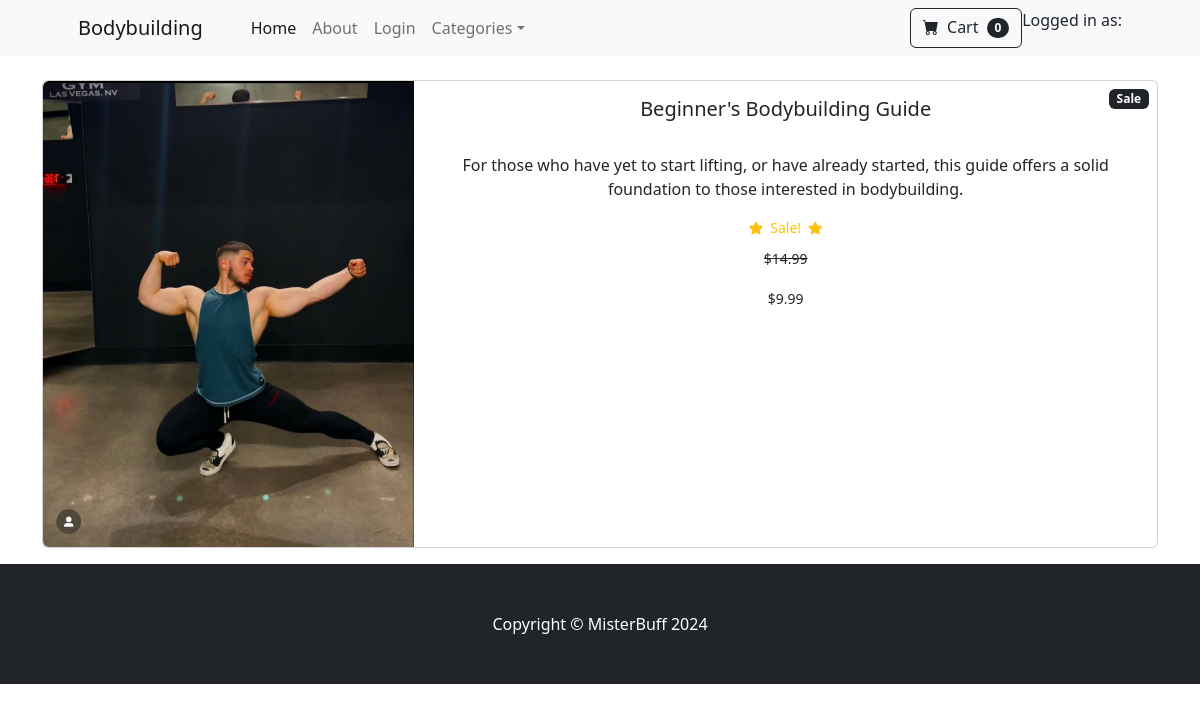
Page /product/1 on the committed database.
### store/models.py (models this page shows, shortened)
class Product(models.Model):
    name = models.CharField(max_length=100)
    price = models.DecimalField(default=0, decimal_places=2, max_digits=6)
    category = models.ForeignKey(
        Category, on_delete=models.CASCADE, default=1
    )  # Foreign Key references this category value to the class Category
    description = models.CharField(max_length=250, default="", blank=True, null=True)
    image = models.ImageField(upload_to="uploads/product/")
    is_sale = models.BooleanField(default=False)
    sale_price = models.DecimalField(default=0, decimal_places=2, max_digits=6)

### store/views.py (the view)
def product(request, pk):
    product = Product.objects.get(id=pk)
    return render(request, "product.html", {"product": product})

### cart/context_processors.py (called while the page is built)
def cart(request):
    return {"cart": Cart(request)}

### store/templates/product.html
{% extends 'base.html' %}
{% block content %}
    <div class="container">
        <br/>
        <div class="card mb-3">
            <div class="row g-0">
                <div class="col-md-4">
                    <img src="{{ product.image.url }}" class="img-fluid rounded-start" alt="...">
                </div>
                <div class="col-md-8">
                    <div class="card-body">
                        <center>
                            {% if product.is_sale %}
                                <div class="badge bg-dark text-white position-absolute" style="top: 0.5rem; right: 0.5rem">
                                    Sale
                                </div>
                                <h5 class="card-title">{{ product.name }}</h5>
                                <br/>
                                <p class="card-text">{{ product.description }}</p>
                                <div class="d-flex justify-content-center small text-warning mb-2">
                                    <div class="bi-star-fill"></div>
                                    &nbsp;&nbsp;Sale!&nbsp;&nbsp;
                                    <div class="bi-star-fill"></div>
                                </div>
                                <p class="card-text"><small class="text-body-secondary"><s>${{ product.price }}</s></small></p>
                                <p class="card-text"><small class="text-body-secondary">${{ product.sale_price }}</small></p>
                            {% else %}
                                <h5 class="card-title">{{ product.name }}</h5>
                                <br/>
                                <p class="card-text">{{ product.description }}</p>
                                <p class="card-text"><small class="text-body-secondary">${{ product.price }}</small></p>
                            {% endif %}
                        </center>
                    </div>
                </div>
            </div>
        </div>
    </div>
{% endblock %}

### rows in the picture
Product: image (picture), name "Beginner's Bodybuilding Guide", description "For those who have yet to start lifting, or have already started, this guide offers a solid foundation to those interested in bodybuilding.", price "14.99", sale_price "9.99"
